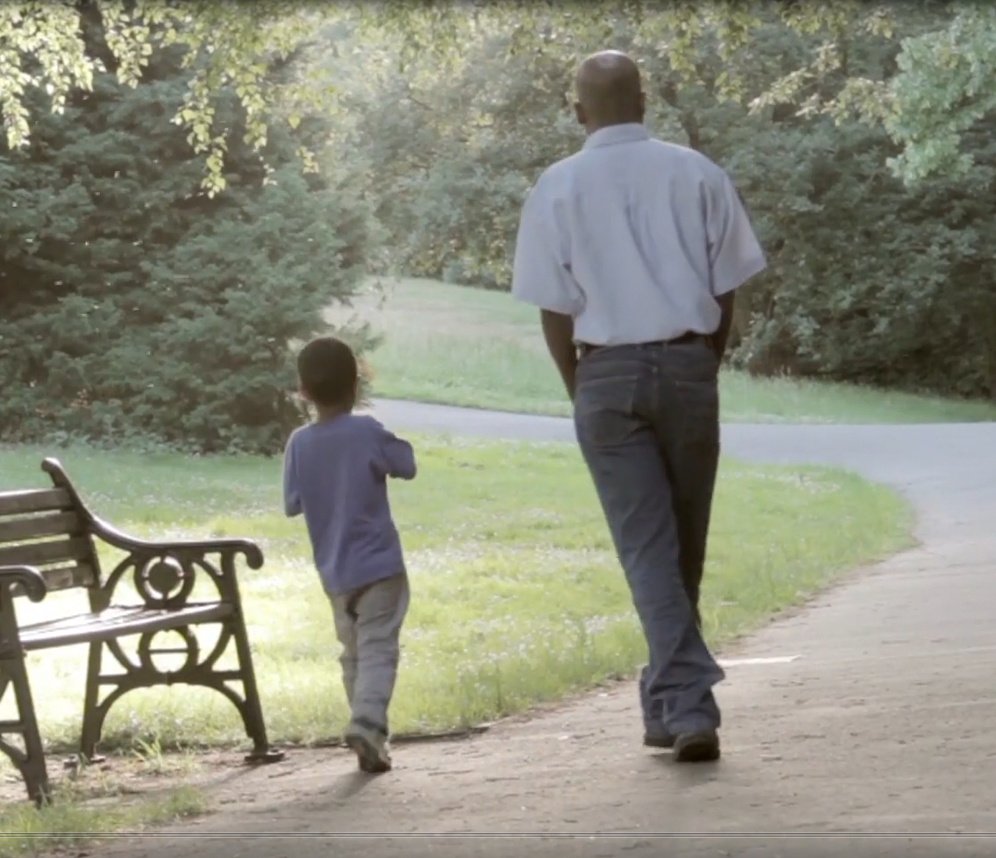
#> input picture put_code/in2.png, 996 x 858 px, found by its file name
$ python test1.py
#> lines starting #> are read from the running program, lines starting #| are printed output that depends on the picture
import cv2

in2_image = r'D:\machine_learning\detect_behavious\in2.png'
frame = cv2.imread(in2_image)
#> frame is the input picture: shape (858, 996, 3); mean B, G, R 124.9, 140.7, 139.8

height, width, _ = frame.shape
#> height = 858; width = 996
print(height,width)
#| 858 996
xA, yA, xB, yB = 493, 220, 293, 839
#[{493, 220, 293, 839}, {741, 829, 460, 4}]
#xA, yA, xB, yB  =741, 829,  460, 4
#220 293 273 546, 460 4 369 737, 158 537 75 150
cropped_frame = frame[4:737+4,460:460+369]
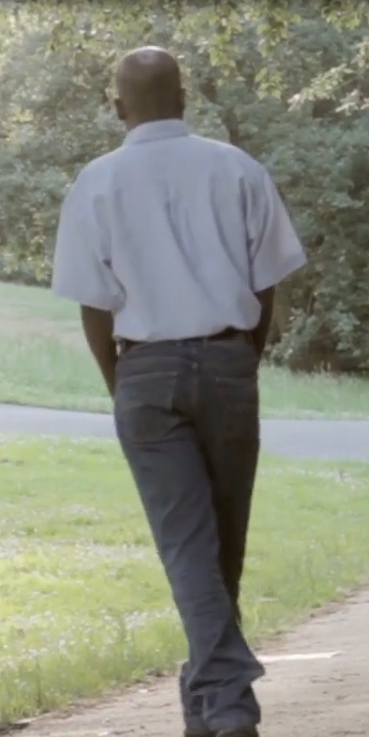
#> cropped_frame: shape (737, 369, 3); mean B, G, R 124.3, 138.5, 135.3

if cropped_frame.size == 0:
    print("Không thể cắt khung hình.")

cv2.imshow('Cropped Frame', cropped_frame)
cv2.waitKey(0)
cv2.destroyAllWindows()
